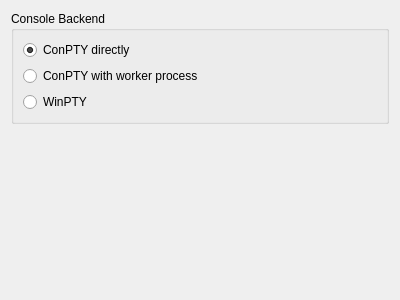
<?xml version="1.0" encoding="UTF-8"?>
<ui version="4.0">
 <class>SettingWindowsForm</class>
 <widget class="QWidget" name="SettingWindowsForm">
  <property name="geometry">
   <rect>
    <x>0</x>
    <y>0</y>
    <width>400</width>
    <height>300</height>
   </rect>
  </property>
  <property name="windowTitle">
   <string>Windows</string>
  </property>
  <layout class="QVBoxLayout" name="verticalLayout_2">
   <item>
    <widget class="QGroupBox" name="groupBox">
     <property name="title">
      <string>Console Backend</string>
     </property>
     <layout class="QVBoxLayout" name="verticalLayout">
      <item>
       <widget class="QRadioButton" name="radioButton_conpty_directly">
        <property name="text">
         <string>ConPTY directly</string>
        </property>
        <property name="checked">
         <bool>true</bool>
        </property>
       </widget>
      </item>
      <item>
       <widget class="QRadioButton" name="radioButton_conpty_with_worker_process">
        <property name="text">
         <string>ConPTY with worker process</string>
        </property>
       </widget>
      </item>
      <item>
       <widget class="QRadioButton" name="radioButton_winpty">
        <property name="text">
         <string>WinPTY</string>
        </property>
       </widget>
      </item>
     </layout>
    </widget>
   </item>
   <item>
    <spacer name="verticalSpacer">
     <property name="orientation">
      <enum>Qt::Orientation::Vertical</enum>
     </property>
     <property name="sizeHint" stdset="0">
      <size>
       <width>20</width>
       <height>279</height>
      </size>
     </property>
    </spacer>
   </item>
  </layout>
 </widget>
 <resources/>
 <connections/>
</ui>
